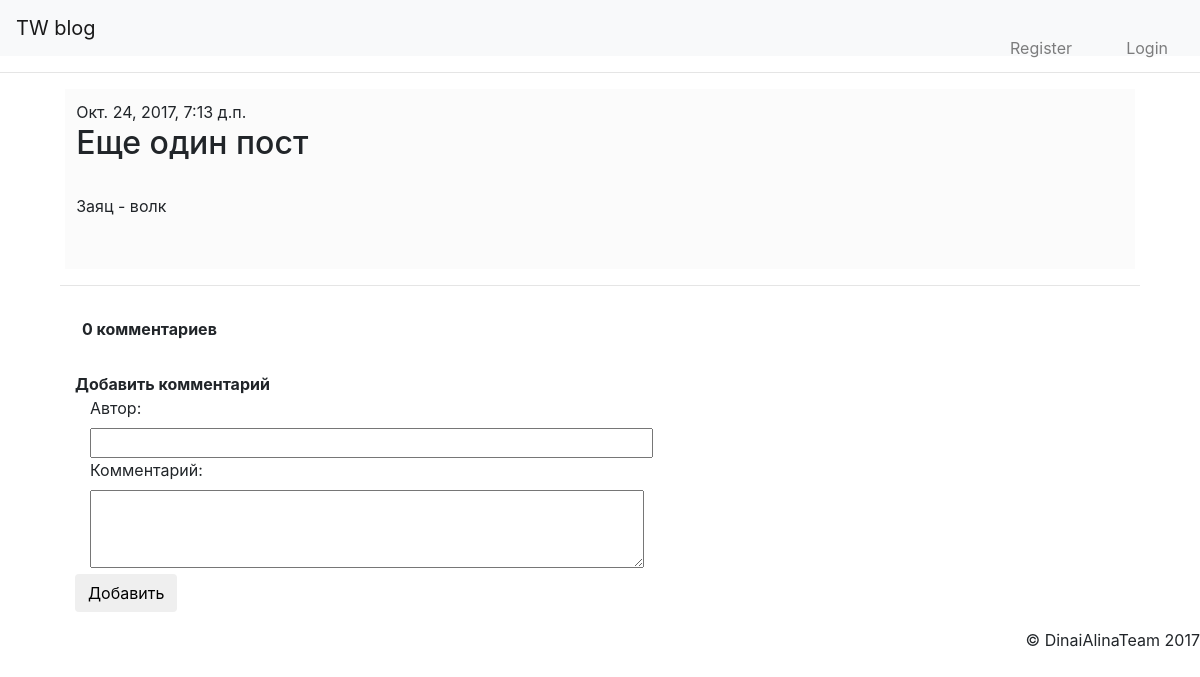
Screenshot of /3/ with the database file from the repository.
### onemapp/models.py (models this page shows, shortened)
class Post(models.Model):
    author = models.ForeignKey('auth.User')
    title = models.CharField(max_length=200)
    text = models.TextField()
    created_date = models.DateTimeField(default=timezone.now)

### onemapp/views.py (the view)
# urls.py: url(r'^(?P<post_id>[0-9]+)/$', views.post_detail, name='post_detail'),
def post_detail(request, post_id):
    post = get_object_or_404(Post, pk=post_id)
    comments = Comment.objects.filter(post=post)
    form = CommentForm(request.POST)
    form.is_valid()
    if form.cleaned_data.get('author') and form.cleaned_data.get('text'):
        author = form.cleaned_data.get('author')
        text = form.cleaned_data.get('text')[:125]
        title = text[:25]
        comment = Comment.objects.create(title=title, post=post, author=author, text=text)
    return render(request, 'post.html', {'post': post, 'comments': comments, 'form': form})

### onemapp/forms.py
class CommentForm(forms.Form):
    author = forms.CharField(widget=forms.TextInput({'size': 50}), max_length=20)
    author.label = "Автор"
    text = forms.CharField(widget=forms.Textarea({'maxlength': 125, 'cols': '52', 'rows': '3'}))
    text.label = "Комментарий"

### onemapp/templates/post.html (shortened to what this page needs)
{% extends "./base.html" %}
{% block content %}
    <div class="post">
        {{post.created_date}}<br/>
        <h2>{{post.title}}</h2><br/>
        <p>{{post.text}}</p><br/>
    </div>
    <hr />
    <div>
        <div class="comments">
            {% with comments.count as total_comments %}
                <b> {{ total_comments }} комментариев </b>
            {% endwith %}
        </div>
    </div>
    <div>
        <div class="col-md-8">
            <b>
                Добавить комментарий
            </b>
        <form method="POST" action="" class="form-horizontal">
            <div class="form-group">
            <div class="col-md-2 control-label">
                {{ form.author.label_tag }}
            </div>
            <div class="col-md-10">
                {{ form.author }}
            </div>
            <div class="col-md-2 control-label">
                {{ form.text.label_tag }}
            </div>
            <div class="col-md-10">
                {{ form.text }} <br>
            </div>
            <input type="submit" value="Добавить" class="btn btn-default" >
        </div>
        </form>
        </div>
    </div>
{% endblock %}

### onemapp/static/blog.css (style rules this page uses)
.post { padding: 1%; margin: 0.5%; background-color: #fbfbfb; }
.comments { padding: 15px 22px; }

### rows the page displays
Post: created_date "Окт. 24, 2017, 7:13 д.п.", title "Еще один пост", text "Заяц - волк"

### other values shown
{{ total_comments }} "0"
